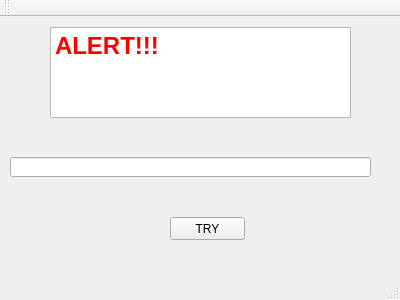
<?xml version="1.0" encoding="UTF-8"?>
<ui version="4.0">
 <class>MainWindow</class>
 <widget class="QMainWindow" name="MainWindow">
  <property name="geometry">
   <rect>
    <x>0</x>
    <y>0</y>
    <width>400</width>
    <height>300</height>
   </rect>
  </property>
  <property name="windowTitle">
   <string>MainWindow</string>
  </property>
  <widget class="QWidget" name="centralWidget">
   <widget class="QPushButton" name="pushButton">
    <property name="geometry">
     <rect>
      <x>170</x>
      <y>200</y>
      <width>75</width>
      <height>23</height>
     </rect>
    </property>
    <property name="text">
     <string>TRY</string>
    </property>
   </widget>
   <widget class="QLineEdit" name="lineInput">
    <property name="geometry">
     <rect>
      <x>10</x>
      <y>140</y>
      <width>361</width>
      <height>20</height>
     </rect>
    </property>
   </widget>
   <widget class="QTextBrowser" name="textBrowser">
    <property name="geometry">
     <rect>
      <x>50</x>
      <y>10</y>
      <width>301</width>
      <height>91</height>
     </rect>
    </property>
    <property name="html">
     <string>&lt;!DOCTYPE HTML PUBLIC &quot;-//W3C//DTD HTML 4.0//EN&quot; &quot;http://www.w3.org/TR/REC-html40/strict.dtd&quot;&gt;
&lt;html&gt;&lt;head&gt;&lt;meta name=&quot;qrichtext&quot; content=&quot;1&quot; /&gt;&lt;style type=&quot;text/css&quot;&gt;
p, li { white-space: pre-wrap; }
&lt;/style&gt;&lt;/head&gt;&lt;body style=&quot; font-family:'MS Shell Dlg 2'; font-size:8.25pt; font-weight:400; font-style:normal;&quot;&gt;
&lt;p style=&quot; margin-top:0px; margin-bottom:0px; margin-left:0px; margin-right:0px; -qt-block-indent:0; text-indent:0px;&quot;&gt;&lt;span style=&quot; font-size:18pt; font-weight:600; color:#ff0000;&quot;&gt;ALERT!!!&lt;/span&gt;&lt;/p&gt;&lt;/body&gt;&lt;/html&gt;</string>
    </property>
   </widget>
  </widget>
  <widget class="QMenuBar" name="menuBar">
   <property name="geometry">
    <rect>
     <x>0</x>
     <y>0</y>
     <width>400</width>
     <height>21</height>
    </rect>
   </property>
  </widget>
  <widget class="QToolBar" name="mainToolBar">
   <attribute name="toolBarArea">
    <enum>TopToolBarArea</enum>
   </attribute>
   <attribute name="toolBarBreak">
    <bool>false</bool>
   </attribute>
  </widget>
  <widget class="QStatusBar" name="statusBar"/>
 </widget>
 <layoutdefault spacing="6" margin="11"/>
 <resources/>
 <connections/>
</ui>
